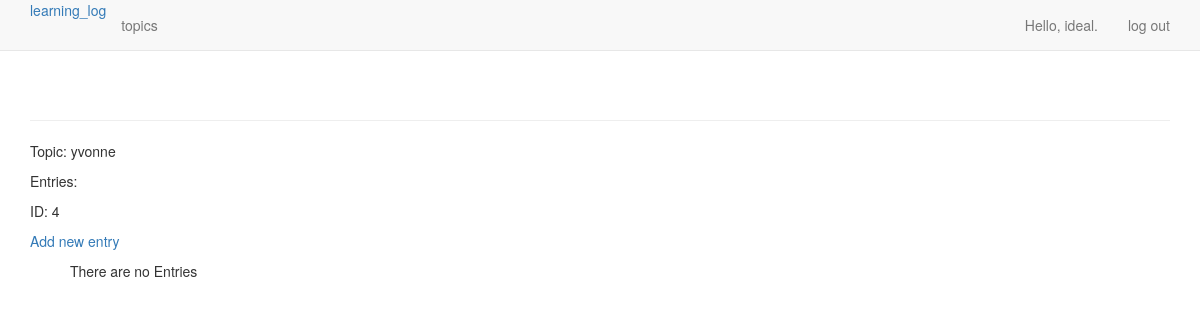
The app's page /topic/4/ (signed in), older data.
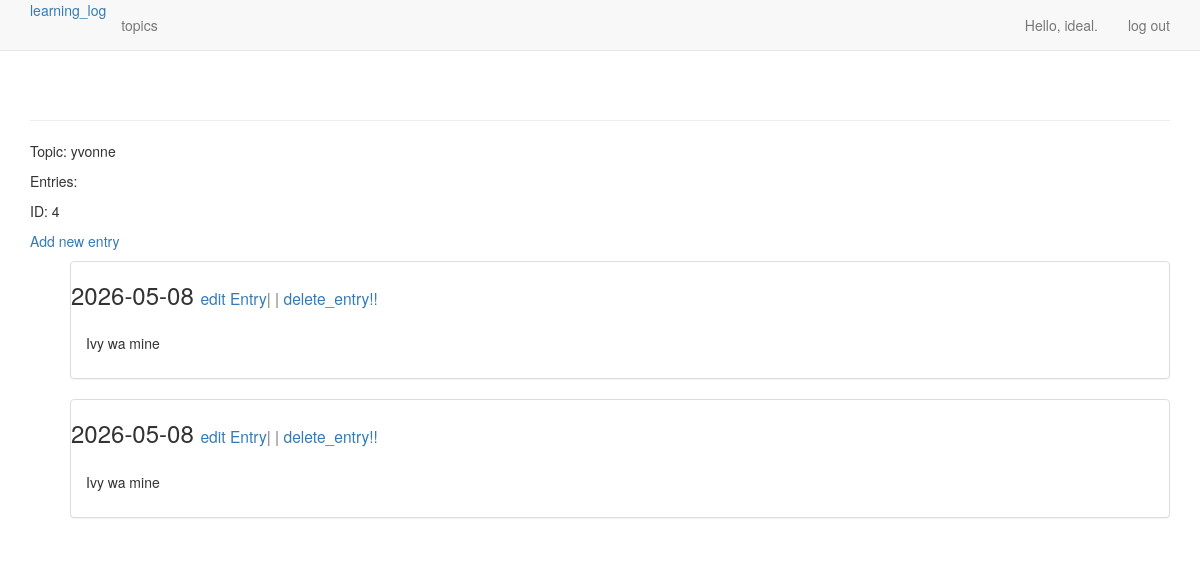
The same page, newer data.
### playground/models.py (models this page shows, shortened)
class Topic(models.Model):
  text = models.CharField(max_length=200)
  date_added = models.DateTimeField(auto_now=True)
  owner = models.ForeignKey(User, on_delete=models.CASCADE)
  def __str__(self):
    return self.text

class Entry(models.Model):
  topic = models.ForeignKey(Topic, on_delete=models.CASCADE)
  text = models.TextField()
  date_added = models.DateTimeField(auto_now_add=True)
  class Meta:
    verbose_name_plural = 'entries'

### playground/views.py (the view)
# urls.py: path('topic/<int:pk>/', views.topic, name='topic'),
@login_required
def topic(request, pk):
  topic = Topic.objects.get(id=pk)
  topic_lim_user(topic, request)
  entries = topic.entry_set.all().order_by('-date_added')
  return render(request, 'playground/topic.html', {'topic':topic, 'entries':entries})

### playground/views.py (called while the page is built)
def topic_lim_user(topic, request):
  if topic.owner != request.user:
    raise Http404

### playground/templates/playground/topic.html
{% extends "playground/base.html" %}
{% block content %}
  <p> Topic: {{ topic }}</p>
  <p> Entries:</p>
  <p>ID: {{ topic.id }}</p>
  <p>
    <a href="{% url 'playground:new_entry' topic.id %}">Add new entry</a>
  </p>
  <ul>
    {% for entry in entries %}
      <div class="panel panel-default">
        <div class="pannel-heading">
          <h3>
            {{ entry.date_added|date:"Y-m-d" }}
            <small>
              <a href="{% url 'playground:edit_entry' entry.id %}">edit Entry</a>| |
            </small>
            <small>
              <a href="{% url 'playground:del_entry' entry.id %}"> delete_entry!!</a>
            </small>
          </h3>
        </div>
        <div class="panel-body">
          {{ entry.text|linebreaks }}
        </div>
      </div>
    {% empty %}
      There are no Entries
    {% endfor %}
  </ul>
{% endblock content %}

### playground/templates/playground/base.html (shortened to what this page needs)
{% load bootstrap3 %}
<!DOCTYPE html>
<html lang="en">
  <head>
    {% bootstrap_css %}
  </head>
  <body>
    <nav class="navbar navbar-default navbar-static-top">
      <div class="container">
       <div class="navbar-header">
        <a href="{% url 'playground:home' %}">learning_log</a>
      </div>
      <div id="navbar" class="navbar-collapse collapse">
        <ul class="nav navbar-nav">
          <li><a href="{% url 'playground:topics' %}">topics</a></li>
        </ul>
        <ul class="nav navbar-nav navbar-right">
          {% if user.is_authenticated %}
            <li><a>Hello, {{ user.username }}.</a></li>
            <li><a href="{% url 'users:logout' %}">log out</a></li>
          {% else %}
            <li><a href="{% url 'users:register' %}">register</a></li>
            <li><a href="{% url 'users:login' %}">log in</a></li>
          {% endif %}
        </ul>
      </div>
    </nav>
    <div class="container">
      <div class="page-header">
      </div>
      <div>
        {% block content %}
        {% endblock content %}
      </div>
    </div>
  </body>
</html>

Row changes from the older to the newer data that the page shows:
added Entry: date_added "2026-05-08", text "Ivy wa mine"
added Entry: date_added "2026-05-08", text "Ivy wa mine"
Text that changed along with them:
text no longer shown: "There are no Entries"
